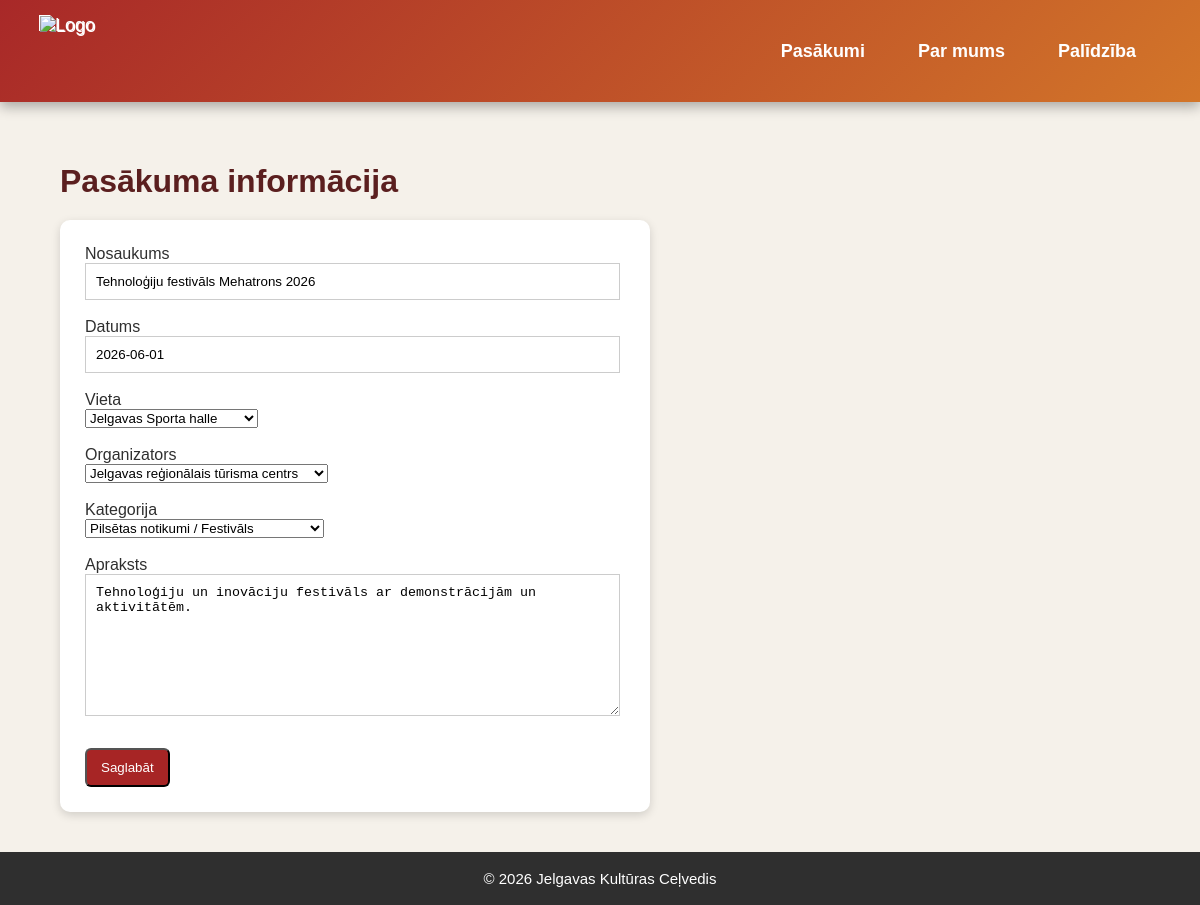
The app's page /pasakumi/3/edit, older data.
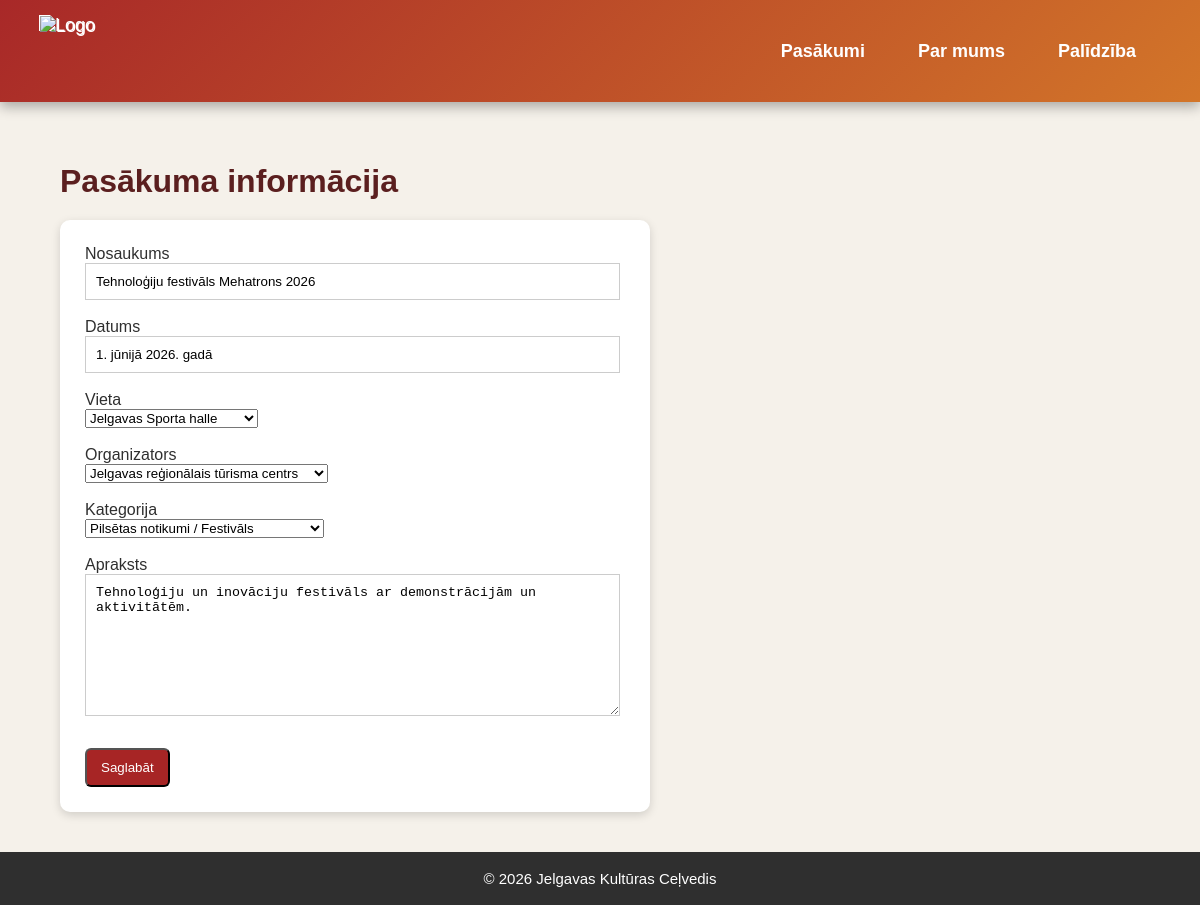
The same page, newer data.
### tables this page shows
CREATE TABLE events (
    id INTEGER PRIMARY KEY AUTOINCREMENT,
    title TEXT NOT NULL,
    event_date TEXT NOT NULL,
    location_id INTEGER NOT NULL,
    organizer_id INTEGER NOT NULL,
    category_id INTEGER NOT NULL,
    description TEXT,
    FOREIGN KEY (location_id) REFERENCES locations(id),
    FOREIGN KEY (organizer_id) REFERENCES organizers(id),
    FOREIGN KEY (category_id) REFERENCES categories(id)
);

CREATE TABLE locations (
    id INTEGER PRIMARY KEY AUTOINCREMENT,
    name TEXT NOT NULL,
    address TEXT
);

CREATE TABLE organizers (
    id INTEGER PRIMARY KEY AUTOINCREMENT,
    name TEXT NOT NULL,
    contact TEXT,
    phone_number TEXT
);

CREATE TABLE categories (
    id INTEGER PRIMARY KEY AUTOINCREMENT,
    category_name TEXT NOT NULL,
    subcategory_name TEXT
);

### app.py (the view, shortened to what this page needs)
@app.route("/pasakumi/<int:event_id>/edit", methods=["GET", "POST"])
def edit_event(event_id):
    conn = get_db_connection()
    event = conn.execute("SELECT * FROM events WHERE id = ?", (event_id,)).fetchone()
    locations, organizers, categories = get_form_data(conn)
    conn.close()
    return render_template("edit.html", event=event, locations=locations, organizers=organizers, categories=categories)

### app.py (called while the page is built)
def get_db_connection():
    db = Path(__file__).parent / "events.db"
    conn = sqlite3.connect(db)
    conn.row_factory = sqlite3.Row
    return conn

def get_form_data(conn):
    return (
        conn.execute("SELECT * FROM locations").fetchall(),
        conn.execute("SELECT * FROM organizers").fetchall(),
        conn.execute("SELECT * FROM categories").fetchall()
    )

### templates/edit.html (shortened to what this page needs)
{% extends "base.html" %}
{% block content %}
<h1>Pasākuma informācija</h1>
<form method="POST" class="form">
    <label>Nosaukums</label><br>
    <input type="text" name="title" value="{{ event['title'] }}" required><br><br>
    <label>Datums</label><br>
    <input type="text" name="event_date" value="{{ event['event_date'] }}" required><br><br>
    <label>Vieta</label><br>
    <select name="location_id">
        {% for location in locations %}
            <option value="{{ location['id'] }}" {% if location['id'] == event['location_id'] %}selected{% endif %}>
                {{ location['name'] }}
            </option>
        {% endfor %}
    </select><br><br>
    <label>Organizators</label><br>
    <select name="organizer_id">
        {% for organizer in organizers %}
            <option value="{{ organizer['id'] }}" {% if organizer['id'] == event['organizer_id'] %}selected{% endif %}>
                {{ organizer['name'] }}
            </option>
        {% endfor %}
    </select><br><br>
    <label>Kategorija</label><br>
    <select name="category_id">
        {% for category in categories %}
            <option value="{{ category['id'] }}" {% if category['id'] == event['category_id'] %}selected{% endif %}>
                {{ category['category_name'] }} / {{ category['subcategory_name'] }}
            </option>
        {% endfor %}
    </select><br><br>
    <label>Apraksts</label><br>
    <textarea name="description" required>{{ event['description'] }}</textarea><br><br>
    <button type="submit" class="button">Saglabāt</button>
</form>
{% endblock %}

Row changes from the older to the newer data that the page shows:
changed events "Tehnoloģiju un inovāciju festivāls ar demonstrācijām un aktivitātēm.": event_date "2026-06-01" → "1. jūnijā 2026. gadā"
